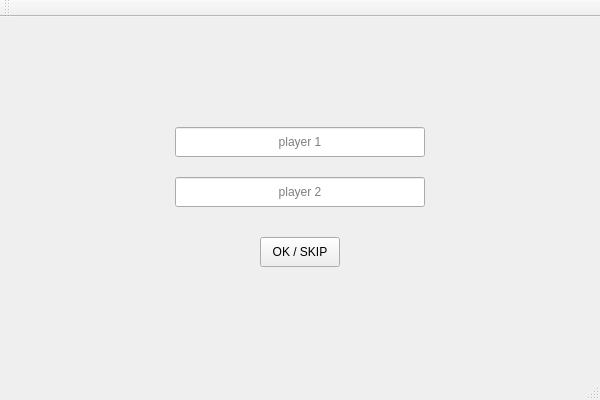
<?xml version="1.0" encoding="UTF-8"?>
<ui version="4.0">
 <class>TicTacToeUIClass</class>
 <widget class="QMainWindow" name="TicTacToeUIClass">
  <property name="geometry">
   <rect>
    <x>0</x>
    <y>0</y>
    <width>600</width>
    <height>400</height>
   </rect>
  </property>
  <property name="windowTitle">
   <string>TicTacToeUI</string>
  </property>
  <widget class="QWidget" name="centralWidget">
   <widget class="QStackedWidget" name="stackedWidget">
    <property name="geometry">
     <rect>
      <x>0</x>
      <y>0</y>
      <width>600</width>
      <height>350</height>
     </rect>
    </property>
    <widget class="QWidget" name="page_0">
     <widget class="QLineEdit" name="lineEdit_player1">
      <property name="geometry">
       <rect>
        <x>175</x>
        <y>110</y>
        <width>250</width>
        <height>30</height>
       </rect>
      </property>
      <property name="focusPolicy">
       <enum>Qt::ClickFocus</enum>
      </property>
      <property name="contextMenuPolicy">
       <enum>Qt::DefaultContextMenu</enum>
      </property>
      <property name="layoutDirection">
       <enum>Qt::LeftToRight</enum>
      </property>
      <property name="alignment">
       <set>Qt::AlignCenter</set>
      </property>
      <property name="placeholderText">
       <string>player 1</string>
      </property>
     </widget>
     <widget class="QLineEdit" name="lineEdit_player2">
      <property name="geometry">
       <rect>
        <x>175</x>
        <y>160</y>
        <width>250</width>
        <height>30</height>
       </rect>
      </property>
      <property name="focusPolicy">
       <enum>Qt::ClickFocus</enum>
      </property>
      <property name="alignment">
       <set>Qt::AlignCenter</set>
      </property>
      <property name="placeholderText">
       <string>player 2</string>
      </property>
     </widget>
     <widget class="QPushButton" name="pushButton_player">
      <property name="geometry">
       <rect>
        <x>260</x>
        <y>220</y>
        <width>80</width>
        <height>30</height>
       </rect>
      </property>
      <property name="text">
       <string>OK / SKIP</string>
      </property>
     </widget>
    </widget>
    <widget class="QWidget" name="page_1">
     <widget class="QPushButton" name="pushButton_7">
      <property name="geometry">
       <rect>
        <x>150</x>
        <y>250</y>
        <width>100</width>
        <height>100</height>
       </rect>
      </property>
      <property name="text">
       <string/>
      </property>
     </widget>
     <widget class="QPushButton" name="pushButton_6">
      <property name="geometry">
       <rect>
        <x>350</x>
        <y>150</y>
        <width>100</width>
        <height>100</height>
       </rect>
      </property>
      <property name="text">
       <string/>
      </property>
     </widget>
     <widget class="QPushButton" name="pushButton_2">
      <property name="geometry">
       <rect>
        <x>250</x>
        <y>50</y>
        <width>100</width>
        <height>100</height>
       </rect>
      </property>
      <property name="text">
       <string/>
      </property>
     </widget>
     <widget class="QPushButton" name="pushButton_1">
      <property name="geometry">
       <rect>
        <x>150</x>
        <y>50</y>
        <width>100</width>
        <height>100</height>
       </rect>
      </property>
      <property name="text">
       <string/>
      </property>
     </widget>
     <widget class="QPushButton" name="pushButton_3">
      <property name="geometry">
       <rect>
        <x>350</x>
        <y>50</y>
        <width>100</width>
        <height>100</height>
       </rect>
      </property>
      <property name="text">
       <string/>
      </property>
     </widget>
     <widget class="QPushButton" name="pushButton_5">
      <property name="geometry">
       <rect>
        <x>250</x>
        <y>150</y>
        <width>100</width>
        <height>100</height>
       </rect>
      </property>
      <property name="text">
       <string/>
      </property>
     </widget>
     <widget class="QPushButton" name="pushButton_9">
      <property name="geometry">
       <rect>
        <x>350</x>
        <y>250</y>
        <width>100</width>
        <height>100</height>
       </rect>
      </property>
      <property name="text">
       <string/>
      </property>
     </widget>
     <widget class="QPushButton" name="pushButton_4">
      <property name="geometry">
       <rect>
        <x>150</x>
        <y>150</y>
        <width>100</width>
        <height>100</height>
       </rect>
      </property>
      <property name="text">
       <string/>
      </property>
     </widget>
     <widget class="QPushButton" name="pushButton_8">
      <property name="geometry">
       <rect>
        <x>250</x>
        <y>250</y>
        <width>100</width>
        <height>100</height>
       </rect>
      </property>
      <property name="text">
       <string/>
      </property>
     </widget>
     <widget class="QLabel" name="label">
      <property name="geometry">
       <rect>
        <x>150</x>
        <y>30</y>
        <width>301</width>
        <height>20</height>
       </rect>
      </property>
      <property name="font">
       <font>
        <family>Segoe Print</family>
       </font>
      </property>
      <property name="text">
       <string/>
      </property>
      <property name="alignment">
       <set>Qt::AlignCenter</set>
      </property>
     </widget>
    </widget>
    <widget class="QWidget" name="page_2"/>
   </widget>
  </widget>
  <widget class="QMenuBar" name="menuBar">
   <property name="geometry">
    <rect>
     <x>0</x>
     <y>0</y>
     <width>600</width>
     <height>26</height>
    </rect>
   </property>
  </widget>
  <widget class="QToolBar" name="mainToolBar">
   <attribute name="toolBarArea">
    <enum>TopToolBarArea</enum>
   </attribute>
   <attribute name="toolBarBreak">
    <bool>false</bool>
   </attribute>
  </widget>
  <widget class="QStatusBar" name="statusBar"/>
 </widget>
 <layoutdefault spacing="6" margin="11"/>
 <resources>
  <include location="TicTacToeUI.qrc"/>
 </resources>
 <connections/>
</ui>
